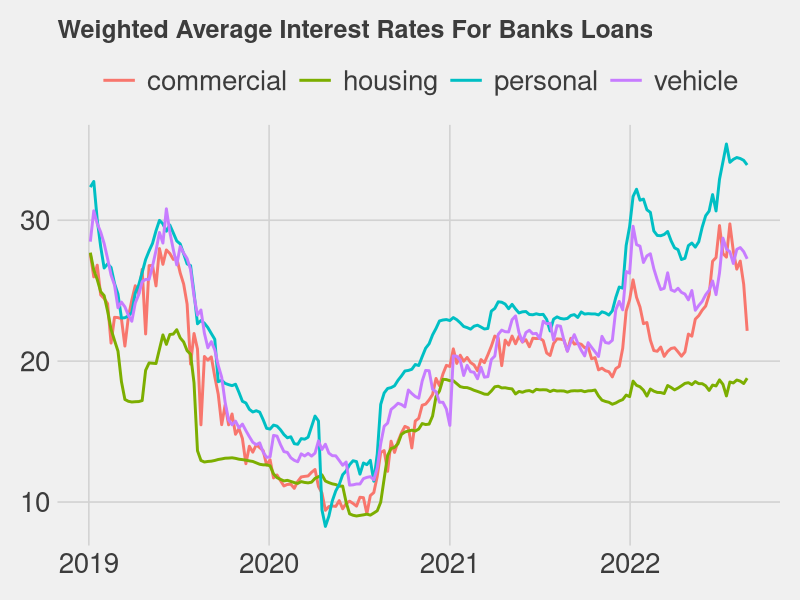
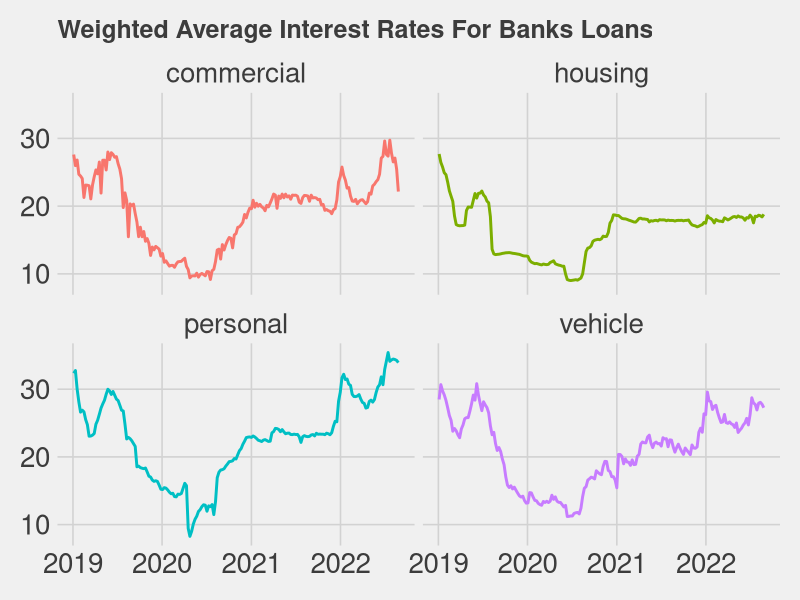
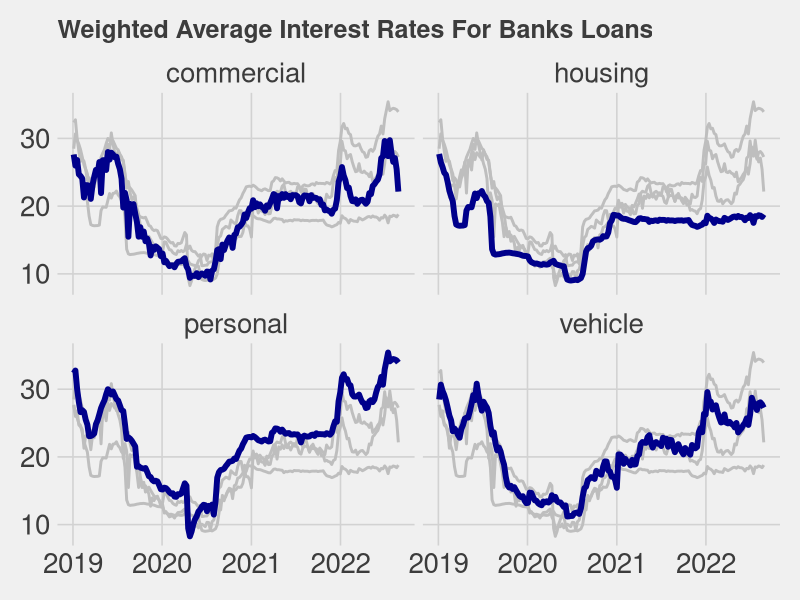

R code for these plots, in order:
## ---- chunk 1
knitr::opts_chunk$set(echo = TRUE)
## ---- chunk 2

library(tidyverse)

df <- readxl::read_excel("data.xlsx") %>% 
  pivot_longer(!date, names_to = "vars", values_to = "vals") %>% 
  mutate(date = lubridate::dmy(date))

## ---- chunk 3

ggplot(df, aes(x = date, y = vals, group = vars, color = vars)) +
  geom_line(size = 1) +
  ggthemes::theme_fivethirtyeight() +
  theme(legend.title = element_blank(),
        legend.position = "top",
        legend.key.size = unit(1, 'cm'),
        legend.text = element_text(size = 20),
        axis.text = element_text(size = 20)) +
  labs(
    title = "Weighted Average Interest Rates For Banks Loans"
  )

## ---- chunk 4

ggplot(df, aes(x = date, y = vals, group = vars, color = vars)) +
  geom_line(size = 1) +
  ggthemes::theme_fivethirtyeight() +
  theme(strip.text = element_text(size = 20),
        legend.position = "none",
        axis.text = element_text(size = 20)) +
  facet_wrap(~vars) +
  labs(
    title = "Weighted Average Interest Rates For Banks Loans"
  )

## ---- chunk 5

ggplot(df, aes(x = date, y = vals)) +
  geom_line(data = df %>% rename(vars2 = vars), aes(group = vars2), color = "gray", size = 1) +
  geom_line(color = "dark blue", size = 2) +
  ggthemes::theme_fivethirtyeight() +
  theme(strip.text = element_text(size = 20),
        legend.position = "none",
        axis.text = element_text(size = 20)) +
  facet_wrap(~vars, ncol = 2) +
  labs(
    title = "Weighted Average Interest Rates For Banks Loans"
  )

